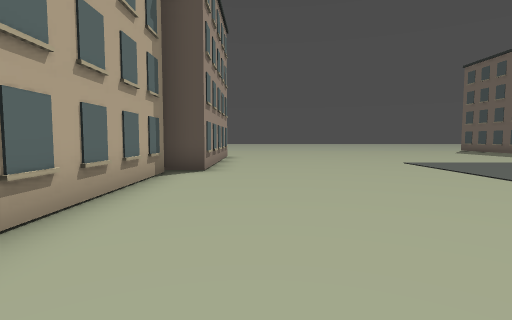
View 1 (above)

18 first-person views from a walk through a 3-D level made in the Godot game engine. The camera is 1.5 m above the floor, tilts 4° down and sees 80° across. The floor is counted in squares, 2 m on a side. Each view is taken from the middle of a square. On the plan, view 1 faces up. The plan holds only what a view shows up to about 10 squares ahead; the rest is blank. The place goes on beyond the plan. Door leaves are left out where a doorway can be walked through.

View 2
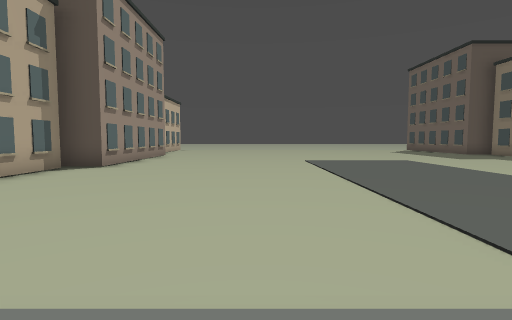

View 3
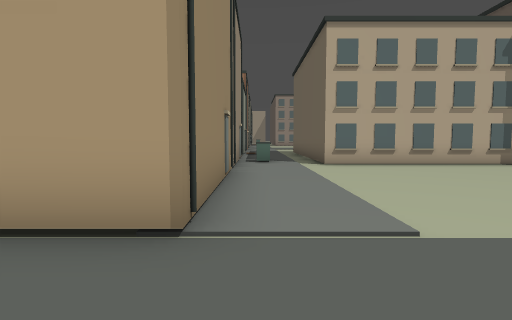

View 4
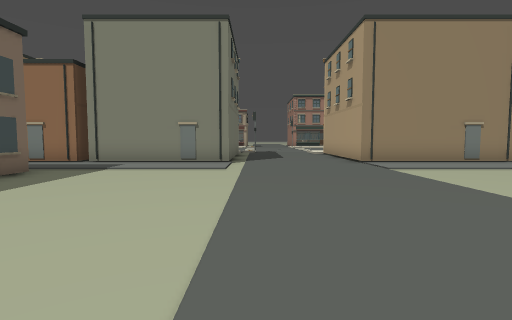

View 5
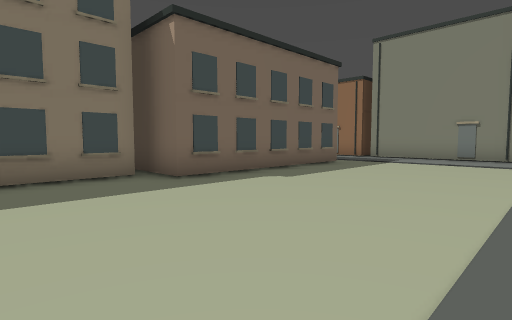

View 6
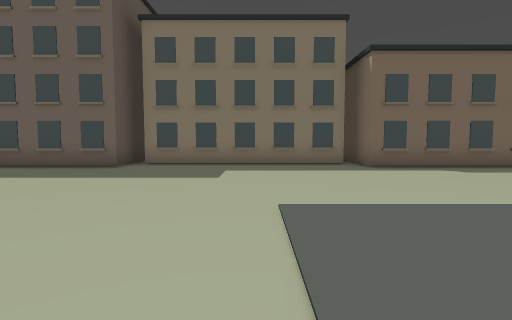

View 7
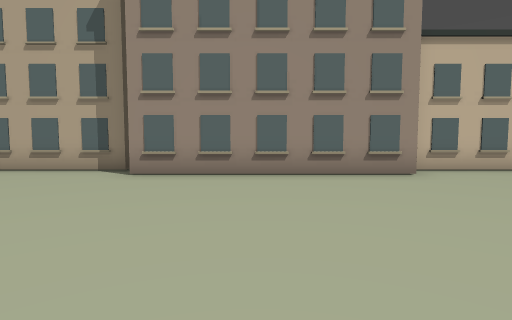

View 8
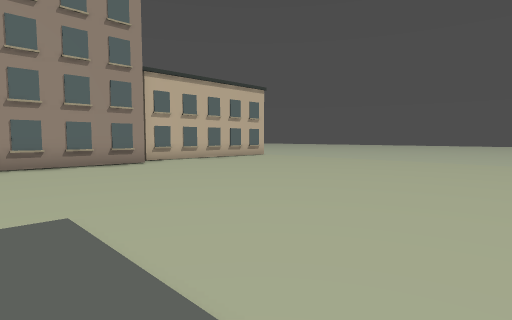

View 9
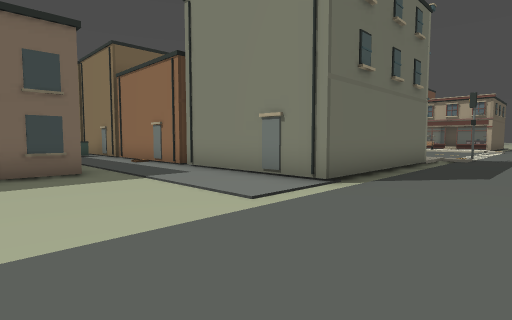

View 10
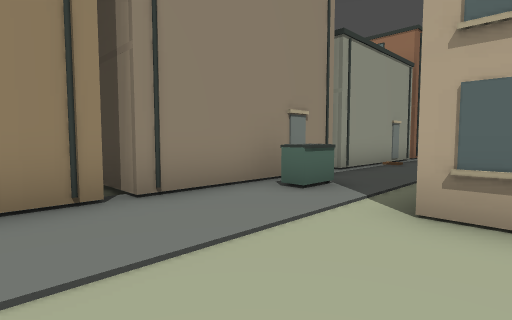

View 11
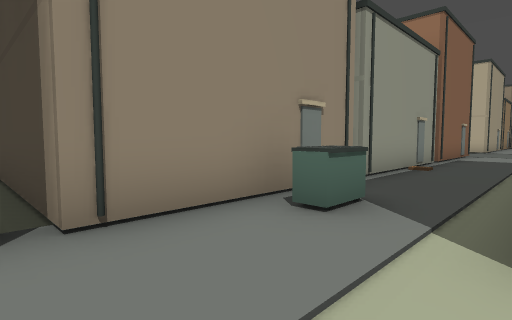

View 12
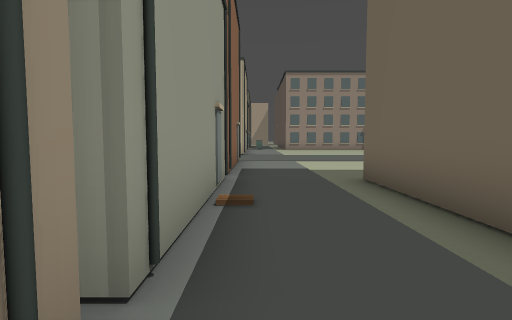

View 13
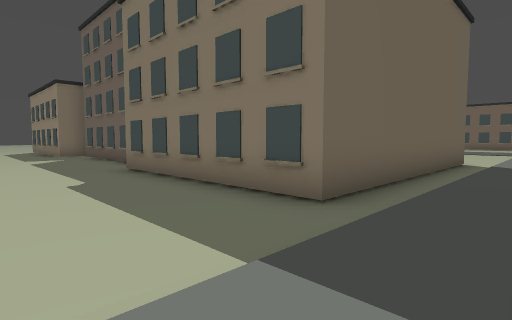

View 14
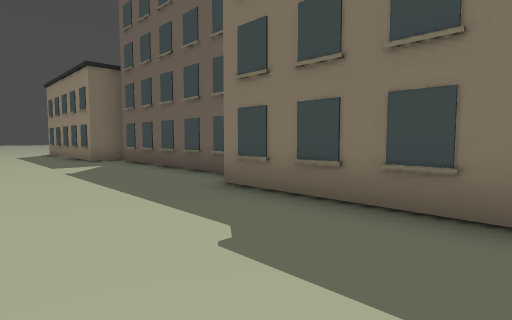

View 15
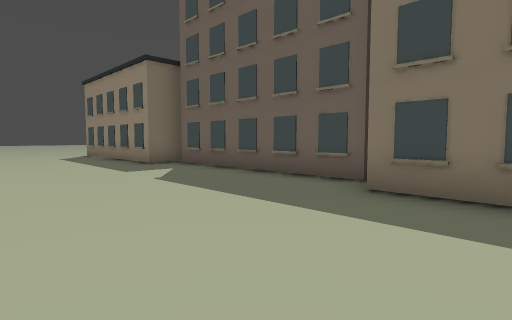

View 16
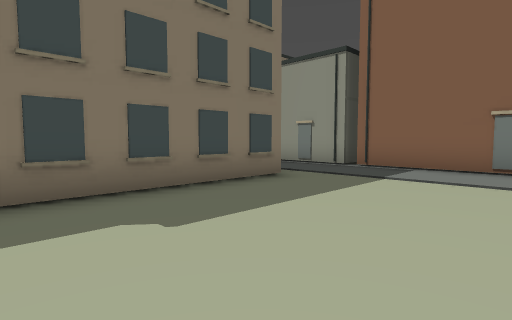

View 17
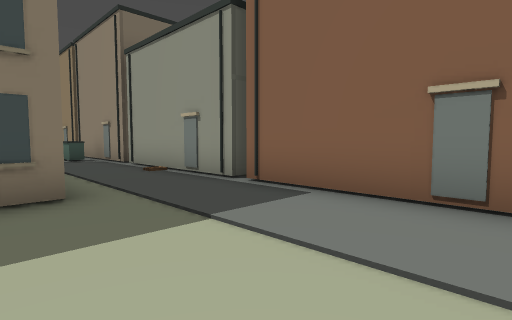

View 18
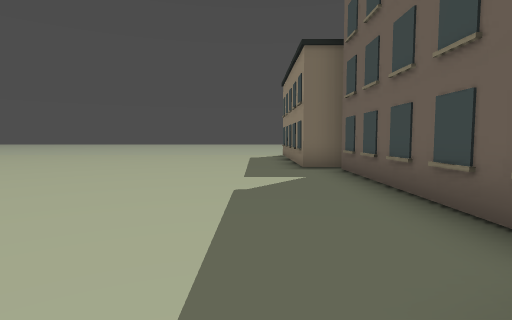

### Floor plan
Points are (right, up) in squares from view 1. A wall is a line through its corners. A room is listed if a view was taken in it or the views show most of it. See-through windows are left out.
Room 1 (views 1, 2, 3, 4, 5, 6, 7, 8, 9, 10, 11)
walls: (8.8, -1.6) (13.2, -1.6); (14, 7.4) (14, 13.4); (-2.1, 7) (-2.1, 1.1); (13.2, 1) (13.2, 6.9) (15.1, 6.9); (-0.2, -1.6) (4.7, -1.6); (-1.2, 13.4) (-1.2, 7.4) (-2.5, 7.4); (13.6, -1.6) (15.5, -1.6); (-2.1, 14.5) (-2.1, 13.8); (15, 13.7) (13.2, 13.7) (13.2, 14.5)
ways out: opening at (-1.5, -0.5) to room 2; opening at (7, -2); door at (1, -2); door at (10, -2); door at (15, -2)
Room 2 (views 12, 13, 14, 15, 16, 17, 18)
walls: (-9, 7.4) (-9, 13.4); (-9.8, -1.6) (-5.2, -1.6); (-13.8, -1.6) (-10.1, -1.6); (-5, -1.6) (-0.6, -1.6); (-8.6, 13.7) (-9.8, 13.7) (-9.8, 14.5); (-2.1, 1.1) (-9.8, 1.1) (-9.8, 7)
ways out: opening at (-1.5, -0.5) to room 1; door at (-13, -2); door at (-8.5, -2); door at (-4, -2)
objects: dumpster (-3, -1)

Where each view was taken, in squares from view 1:
view 1: 0 up, 0 right, facing up
view 2: 1 down, 3 right, facing up
view 3: 1 down, 7 right, facing left
view 4: 8 up, 8 right, facing down
view 5: 10 up, 8 right, facing down-right
view 6: 10 up, 5 right, facing right
view 7: 10 up, 5 right, facing left
view 8: 9 up, 8 right, facing up-left
view 9: 3 up, 6 right, facing down-right
view 10: 2 up, 1 right, facing down-left
view 11: 1 up, 0 right, facing down-left
view 12: 1 down, 4 left, facing left
view 13: 1 down, 13 left, facing up-right
view 14: 3 up, 13 left, facing up-right
view 15: 5 up, 14 left, facing up-right
view 16: 6 up, 14 left, facing down-right
view 17: 2 up, 14 left, facing down-right
view 18: 6 up, 11 left, facing up
